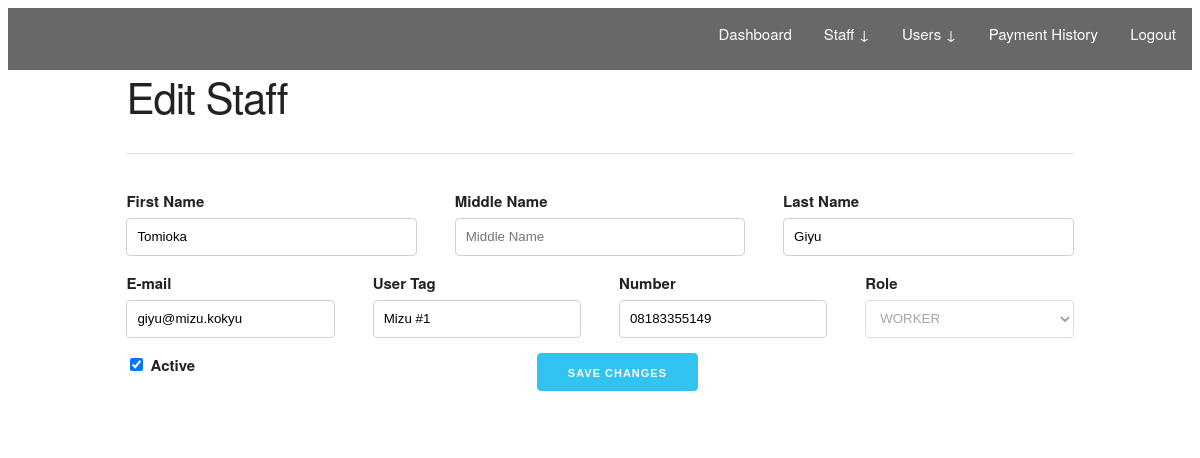
/admin/edit_staff/3 (signed in), run on the app's committed database.
### estate/models.py (models this page shows, shortened)
class User(db.Model, UserMixin):
    __tablename__ = 'users'
    id = db.Column(db.Integer, primary_key=True)
    user_tag = db.Column(db.String(64), unique=True)
    password_hash = db.Column(db.String(128))
    first_name = db.Column(db.String(128))
    middle_name = db.Column(db.String(128))
    last_name = db.Column(db.String(128))
    gender = db.Column(db.String(32))
    role = db.Column(db.String(32))
    email = db.Column(db.String(128), unique=True)
    number = db.Column(db.String(64))
    is_active = db.Column(db.BOOLEAN, default=True)
    joined_date = db.Column(db.DateTime, default=datetime.now())
    is_staff = db.Column(db.BOOLEAN, default=False)
    is_new = db.Column(db.BOOLEAN, default=True)
    outstanding_rent = db.Column(db.Integer, default=0)
    outstanding_service_charge = db.Column(db.Integer, default=0)
    lease_duration = db.Column(db.Integer, default=1)
    lease_start = db.Column(db.DateTime)
    lease_expiry = db.Column(db.DateTime)
    """RELATIONSHIPS"""
    payments = db.relationship('Payment', backref='tenant', lazy='dynamic')
    """PASSWORD METHODS AND VERIFICATION"""
    @property
    def password(self) -> AttributeError:
        raise AttributeError('PROPERTY NOT ACCESSIBLE')
    """----------------------------------------------------------"""

### estate/blueprints/admin/views.py (the view, shortened to what this page needs)
@admin.route('/admin/edit_staff/<int:id>', methods=['GET', 'POST', 'PUT'])
@login_required
@admin_required
def edit_staff(id):
    user = User.query.get(id)
    form = EditStaffInfo(obj=user)
    return render_template('admin/edit_staff.html', form=form)

### estate/blueprints/admin/forms.py
class EditStaffInfo(FlaskForm):
    first_name = StringField(label="First Name", render_kw={
        'placeholder': 'Firt Name'
    })
    middle_name = StringField(label="Middle Name", render_kw={
        'placeholder': 'Middle Name'
    })
    last_name = StringField(label="Last Name", render_kw={
        'placeholder': 'Last Name'
    })
    user_tag = StringField(label="User Tag", render_kw={
        'placeholder': 'User Tag'
    })
    email = EmailField(label="E-mail", render_kw={
        'placeholder': 'Email'
    })
    number = TelField(label="Number", render_kw={
        'placeholder': 'Number'
    })
    role = SelectField(label="Role", choices=[
        'WORKER', 'MANAGER'
    ], render_kw = {'disabled': 'disabled'}
    )
    is_active = BooleanField()
    save = SubmitField(label='Save Changes')

### estate/models.py (called while the page is built)
@login_manager.user_loader
def load_user(user_tag):
    return User.query.get(user_tag)

### estate/templates/admin/edit_staff.html (shortened to what this page needs)
{% extends "base.html" %}
{% block content %}
<header>
    {% include 'partials/admin_nav.html' %}
</header>
<div class="container">
    <h2>Edit Staff</h2>
    <hr>
    <form method="POST">
        <div class="row">
            <div class="four columns">
                {{ form.first_name.label }}
                {{ form.first_name(class='u-full-width') }}
            </div>
            <div class="four columns">
                {{ form.middle_name.label }}
                {{ form.middle_name(class='u-full-width') }}
            </div>
            <div class="four columns">
                {{ form.last_name.label }}
                {{ form.last_name(class='u-full-width') }}
            </div>
        </div>
        <div class="row">
            <div class="three columns">
                {{ form.email.label }}
                {{ form.email(class='u-full-width') }}
            </div>
            <div class="three columns">
                {{ form.user_tag.label }}
                {{ form.user_tag(class='u-full-width') }}
            </div>
            <div class="three columns">
                {{ form.number.label }}
                {{ form.number(class='u-full-width') }}
            </div>
            <div class="three columns">
                {{ form.role.label }}
                {{ form.role(class='u-full-width') }}
            </div>
        </div>
        <div class="row">
            <div class="five columns">
                <label>
                    {{ form.is_active() }}
                    <span>Active</span>
                </label>
            </div>
            <div class="five columns">
                {{ form.save(class='button-primary') }}
            </div>
        </div>
    </form>
</div>
{% endblock %}

### estate/static/css/custom.css (style rules this page uses)
* { box-sizing: border-box; }

### estate/static/css/skeleton.css (style rules this page uses)
.container { position: relative; width: 100%; max-width: 960px; margin: 0 auto; padding: 0 20px; box-sizing: border-box; }
.column, .columns { width: 100%; float: left; box-sizing: border-box; }
@media (min-width: 400px) { .container { width: 85%; padding: 0; } }
@media (min-width: 550px) { .container { width: 80%; } }
@media (min-width: 550px) { .column, .columns { margin-left: 4%; } }
@media (min-width: 550px) { .column:first-child, .columns:first-child { margin-left: 0; } }
@media (min-width: 550px) { .three.columns { width: 22%; } }
@media (min-width: 550px) { .four.columns { width: 30.6666666667%; } }
@media (min-width: 550px) { .five.columns { width: 39.3333333333%; } }
html { font-size: 62.5%; }
body { font-size: 1.5em; line-height: 1.6; font-weight: 400; font-family: "Raleway", "HelveticaNeue", "Helvetica Neue", Helvetica, Arial, sans-serif; color: #222; }
h1, h2, h3, h4, h5, h6 { margin-top: 0; margin-bottom: 2rem; font-weight: 300; }
h2 { font-size: 3.6rem; line-height: 1.25; letter-spacing: -.1rem; }
@media (min-width: 550px) { h2 { font-size: 4.2rem; } }
.button, button, input[type="submit"], input[type="reset"], input[type="button"] { display: inline-block; height: 38px; padding: 0 30px; color: #555; text-align: center; font-size: 11px; font-weight: 600; line-height: 38px; letter-spacing: .1rem; text-transform: uppercase; text-decoration: none; white-space: nowrap; background-color: transparent; border-radius: 4px; border: 1px solid #bbb; cursor: pointer; box-sizing: border-box; }
.button.button-primary, button.button-primary, input[type="submit"].button-primary, input[type="reset"].button-primary, input[type="button"].button-primary { color: #FFF; background-color: #33C3F0; border-color: #33C3F0; }
input[type="email"], input[type="number"], input[type="search"], input[type="text"], input[type="tel"], input[type="url"], input[type="password"], textarea, select { height: 38px; padding: 6px 10px; background-color: #fff; border: 1px solid #D1D1D1; border-radius: 4px; box-shadow: none; box-sizing: border-box; }
input[type="email"], input[type="number"], input[type="search"], input[type="text"], input[type="tel"], input[type="url"], input[type="password"], textarea { -webkit-appearance: none; -moz-appearance: none; appearance: none; }
label, legend { display: block; margin-bottom: .5rem; font-weight: 600; }
input[type="checkbox"], input[type="radio"] { display: inline; }
input, textarea, select, fieldset { margin-bottom: 1.5rem; }
pre, blockquote, dl, figure, table, p, ul, ol, form { margin-bottom: 2.5rem; }
.u-full-width { width: 100%; box-sizing: border-box; }
hr { margin-top: 3rem; margin-bottom: 3.5rem; border-width: 0; border-top: 1px solid #E1E1E1; }
.container:after, .row:after, .u-cf { content: ""; display: table; clear: both; }

### data on the page
User: first_name "Tomioka", last_name "Giyu", email "giyu@mizu.kokyu", user_tag "Mizu #1", number "08183355149", role "WORKER", is_active "☑"
